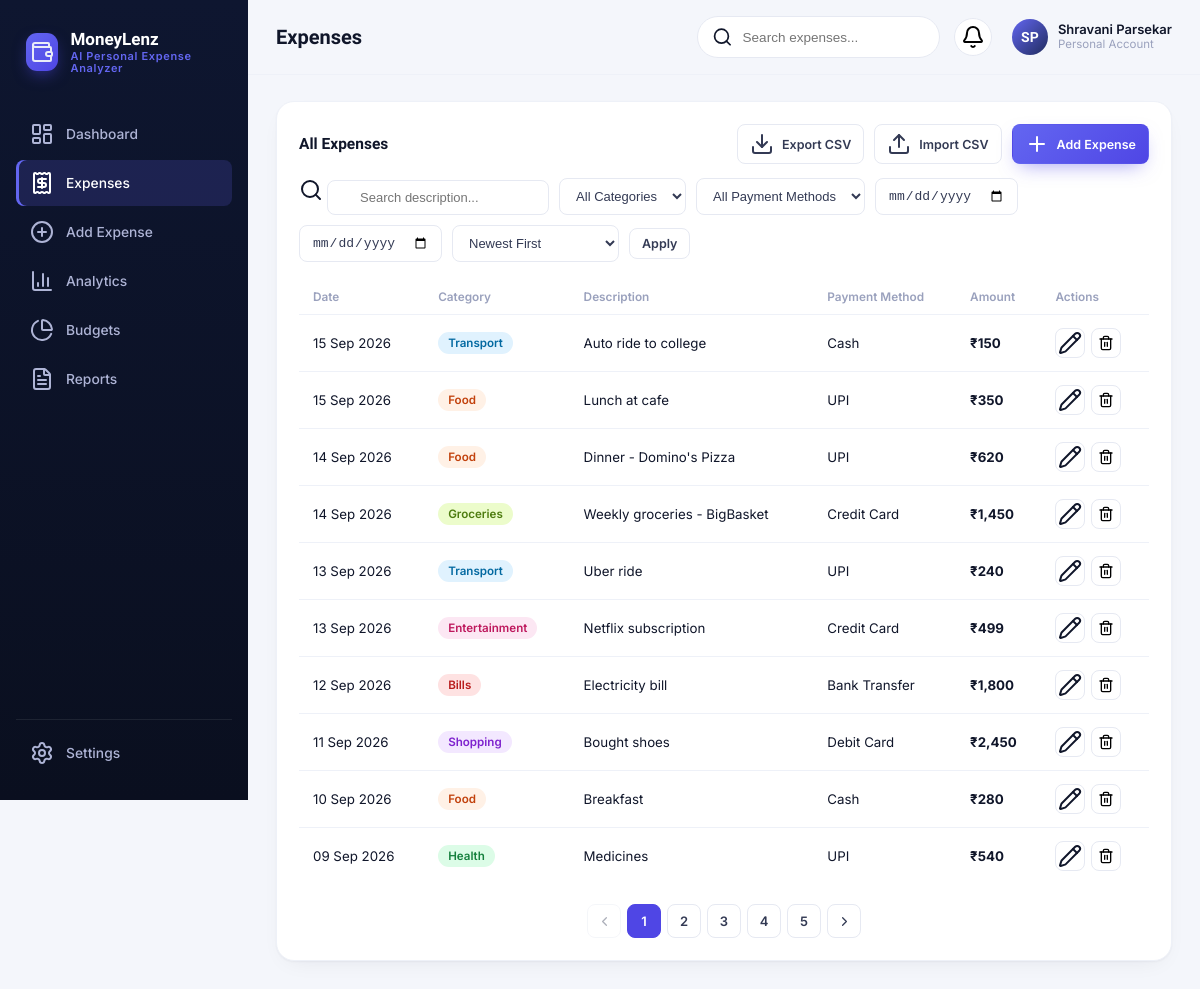
/expenses, run on the app's committed database.
### models/expense.py (models this page shows, shortened)
class Expense(db.Model):
    __tablename__ = "expenses"
    id = db.Column(db.Integer, primary_key=True)
    amount = db.Column(db.Float, nullable=False)
    category = db.Column(db.String(50), nullable=False, index=True)
    description = db.Column(db.String(255), nullable=False)
    date = db.Column(db.Date, nullable=False, default=date.today, index=True)
    payment_method = db.Column(db.String(50), nullable=False, default="Cash")
    notes = db.Column(db.String(500), nullable=True)
    created_at = db.Column(db.DateTime, default=datetime.utcnow)

### app.py (the view)
    @app.route("/expenses")
    def expenses():
        query = Expense.query
        search = request.args.get("search", "").strip()
        category = request.args.get("category", "")
        payment_method = request.args.get("payment_method", "")
        date_from = request.args.get("date_from", "")
        date_to = request.args.get("date_to", "")
        sort_by = request.args.get("sort_by", "date_desc")
        page = request.args.get("page", 1, type=int)
        if search:
            like = f"%{search}%"
            query = query.filter(Expense.description.ilike(like))
        if category:
            query = query.filter(Expense.category == category)
        if payment_method:
            query = query.filter(Expense.payment_method == payment_method)
        if date_from:
            query = query.filter(Expense.date >= datetime.strptime(date_from, "%Y-%m-%d").date())
        if date_to:
            query = query.filter(Expense.date <= datetime.strptime(date_to, "%Y-%m-%d").date())
        sort_map = {
            "date_desc": Expense.date.desc(),
            "date_asc": Expense.date.asc(),
            "amount_desc": Expense.amount.desc(),
            "amount_asc": Expense.amount.asc(),
        }
        query = query.order_by(sort_map.get(sort_by, Expense.date.desc()), Expense.id.desc())
        pagination = query.paginate(page=page, per_page=10, error_out=False)
        return render_template(
            "expenses.html",
            expenses=pagination.items,
            pagination=pagination,
            filters={
                "search": search,
                "category": category,
                "payment_method": payment_method,
                "date_from": date_from,
                "date_to": date_to,
                "sort_by": sort_by,
            },
            active_page="expenses",
        )

### templates/expenses.html (shortened to what this page needs)
{% extends "base.html" %}
{% block page_title %}Expenses{% endblock %}
{% block content %}
<div class="card">
    <div class="section-heading">
        <h3>All Expenses</h3>
        <div style="display:flex; gap:10px;">
            <a href="{{ url_for('export_csv') }}" class="btn btn-secondary btn-sm"><i data-lucide="download"></i>Export CSV</a>
            <a href="{{ url_for('import_csv') }}" class="btn btn-secondary btn-sm"><i data-lucide="upload"></i>Import CSV</a>
            <a href="{{ url_for('add_expense') }}" class="btn btn-primary btn-sm"><i data-lucide="plus"></i>Add Expense</a>
        </div>
    </div>
    <form class="filters-bar" method="GET" action="{{ url_for('expenses') }}">
        <div class="search-box">
            <i data-lucide="search"></i>
            <input type="text" name="search" placeholder="Search description..." value="{{ filters.search }}">
        </div>
        <select name="category">
            <option value="">All Categories</option>
        </select>
        <select name="payment_method">
            <option value="">All Payment Methods</option>
        </select>
        <input type="date" name="date_from" value="{{ filters.date_from }}">
        <input type="date" name="date_to" value="{{ filters.date_to }}">
        <select name="sort_by">
            <option value="date_desc" {{ 'selected' if filters.sort_by == 'date_desc' }}>Newest First</option>
        </select>
        <button type="submit" class="btn btn-secondary btn-sm">Apply</button>
    </form>
    {% if expenses %}
    <div class="table-wrap">
        <table class="data-table">
            <thead>
                <tr><th>Date</th><th>Category</th><th>Description</th><th>Payment Method</th><th>Amount</th><th>Actions</th></tr>
            </thead>
            <tbody>
                {% for e in expenses %}
                <tr>
                    <td>{{ e.date.strftime('%d %b %Y') }}</td>
                    <td><span class="badge badge-{{ e.category | lower }}">{{ e.category }}</span></td>
                    <td>{{ e.description }}{% if e.notes %}<br><span class="text-muted" style="font-size:11.5px;">{{ e.notes }}</span>{% endif %}</td>
                    <td>{{ e.payment_method }}</td>
                    <td style="font-weight:700;">{{ e.amount | inr }}</td>
                    <td>
                        <div class="row-actions">
                            <a href="{{ url_for('edit_expense', expense_id=e.id) }}" class="icon-action" title="Edit"><i data-lucide="pencil"></i></a>
                            <form action="{{ url_for('delete_expense', expense_id=e.id) }}" method="POST" onsubmit="return confirmDelete('Delete this expense? This cannot be undone.');">
                                <button type="submit" class="icon-action danger" title="Delete"><i data-lucide="trash-2"></i></button>
                            </form>
                        </div>
                    </td>
                </tr>
                {% endfor %}
            </tbody>
        </table>
    </div>
    {% if pagination and pagination.pages > 1 %}
    <div class="pagination">
        <a href="{{ url_for('expenses', page=pagination.prev_num, **filters) if pagination.has_prev else '#' }}" class="{{ 'disabled' if not pagination.has_prev }}"><i data-lucide="chevron-left" style="width:15px;height:15px;"></i></a>
        {% for p in pagination.iter_pages() %}
            {% if p %}
                <a href="{{ url_for('expenses', page=p, **filters) }}" class="{{ 'active' if p == pagination.page }}">{{ p }}</a>
            {% else %}
                <span>&hellip;</span>
            {% endif %}
        {% endfor %}
        <a href="{{ url_for('expenses', page=pagination.next_num, **filters) if pagination.has_next else '#' }}" class="{{ 'disabled' if not pagination.has_next }}"><i data-lucide="chevron-right" style="width:15px;height:15px;"></i></a>
    </div>
    {% endif %}
    {% endif %}
</div>
{% endblock %}

### templates/base.html (shortened to what this page needs)
<!DOCTYPE html>
<html lang="en">
<head>
    <link rel="stylesheet" href="{{ url_for('static', filename='css/style.css') }}">
</head>
<body>
    {% if error_message %}
        <div class="error-page">
            <div class="error-card">
                <i data-lucide="alert-circle"></i>
                <h1>{{ error_message }}</h1>
                <a href="{{ url_for('dashboard') }}" class="btn btn-primary">Go to Dashboard</a>
            </div>
        </div>
    {% else %}
    <div class="app-shell">
        <aside class="sidebar" id="sidebar">
            <div class="sidebar-brand">
                <div class="brand-mark">
                    <i data-lucide="wallet"></i>
                </div>
                <div class="brand-text">
                    <span class="brand-name">MoneyLenz</span>
                    <span class="brand-tag">AI Personal Expense Analyzer</span>
                </div>
            </div>
            <nav class="sidebar-nav">
                <a href="{{ url_for('dashboard') }}" class="nav-item {{ 'active' if active_page == 'dashboard' }}">
                    <i data-lucide="layout-dashboard"></i><span>Dashboard</span>
                </a>
                <a href="{{ url_for('expenses') }}" class="nav-item {{ 'active' if active_page == 'expenses' }}">
                    <i data-lucide="receipt"></i><span>Expenses</span>
                </a>
                <a href="{{ url_for('add_expense') }}" class="nav-item {{ 'active' if active_page == 'add_expense' }}">
                    <i data-lucide="circle-plus"></i><span>Add Expense</span>
                </a>
                <a href="{{ url_for('analytics') }}" class="nav-item {{ 'active' if active_page == 'analytics' }}">
                    <i data-lucide="bar-chart-3"></i><span>Analytics</span>
                </a>
                <a href="{{ url_for('budgets') }}" class="nav-item {{ 'active' if active_page == 'budgets' }}">
                    <i data-lucide="pie-chart"></i><span>Budgets</span>
                </a>
                <a href="{{ url_for('reports') }}" class="nav-item {{ 'active' if active_page == 'reports' }}">
                    <i data-lucide="file-text"></i><span>Reports</span>
                </a>
            </nav>
            <div class="sidebar-footer">
                <a href="{{ url_for('settings') }}" class="nav-item {{ 'active' if active_page == 'settings' }}" id="settings-link">
                    <i data-lucide="settings"></i><span>Settings</span>
                </a>
            </div>
        </aside>
        <div class="main-area">
            <header class="topbar">
                <div class="topbar-left">
                    <h1 class="page-title">{% block page_title %}Dashboard{% endblock %}</h1>
                </div>
                <div class="topbar-right">
                    <div class="topbar-search">
                        <i data-lucide="search"></i>
                        <input type="text" placeholder="Search expenses..." id="globalSearch">
                    </div>
                    <div class="notif-wrap" id="notifWrap">
                        <button class="icon-btn" aria-label="Notifications" id="notifBtn">
                            <i data-lucide="bell"></i>
                        </button>
                    </div>
                    <div class="user-chip">
                        <div class="user-avatar">SP</div>
                        <div class="user-meta">
                            <span class="user-name">Shravani Parsekar</span>
                            <span class="user-role">Personal Account</span>
                        </div>
                    </div>
                </div>
            </header>
            <main class="page-content">
                {% block content %}{% endblock %}
            </main>
        </div>
    </div>
    {% endif %}
</body>
</html>

### data on the page
Expense: date "15 Sep 2026", category "Transport", description "Auto ride to college", payment_method "Cash", amount|inr "₹150"
Expense: date "15 Sep 2026", category "Food", description "Lunch at cafe", payment_method "UPI", amount|inr "₹350"
Expense: date "14 Sep 2026", category "Food", description "Dinner - Domino's Pizza", payment_method "UPI", amount|inr "₹620"
Expense: date "14 Sep 2026", category "Groceries", description "Weekly groceries - BigBasket", payment_method "Credit Card", amount|inr "₹1,450"
Expense: date "13 Sep 2026", category "Transport", description "Uber ride", payment_method "UPI", amount|inr "₹240"
Expense: date "13 Sep 2026", category "Entertainment", description "Netflix subscription", payment_method "Credit Card", amount|inr "₹499"
Expense: date "12 Sep 2026", category "Bills", description "Electricity bill", payment_method "Bank Transfer", amount|inr "₹1,800"
Expense: date "11 Sep 2026", category "Shopping", description "Bought shoes", payment_method "Debit Card", amount|inr "₹2,450"
Expense: date "10 Sep 2026", category "Food", description "Breakfast", payment_method "Cash", amount|inr "₹280"
Expense: date "09 Sep 2026", category "Health", description "Medicines", payment_method "UPI", amount|inr "₹540"

### other printed values
{{ p }} "1" "2" "3" "4" "5"
